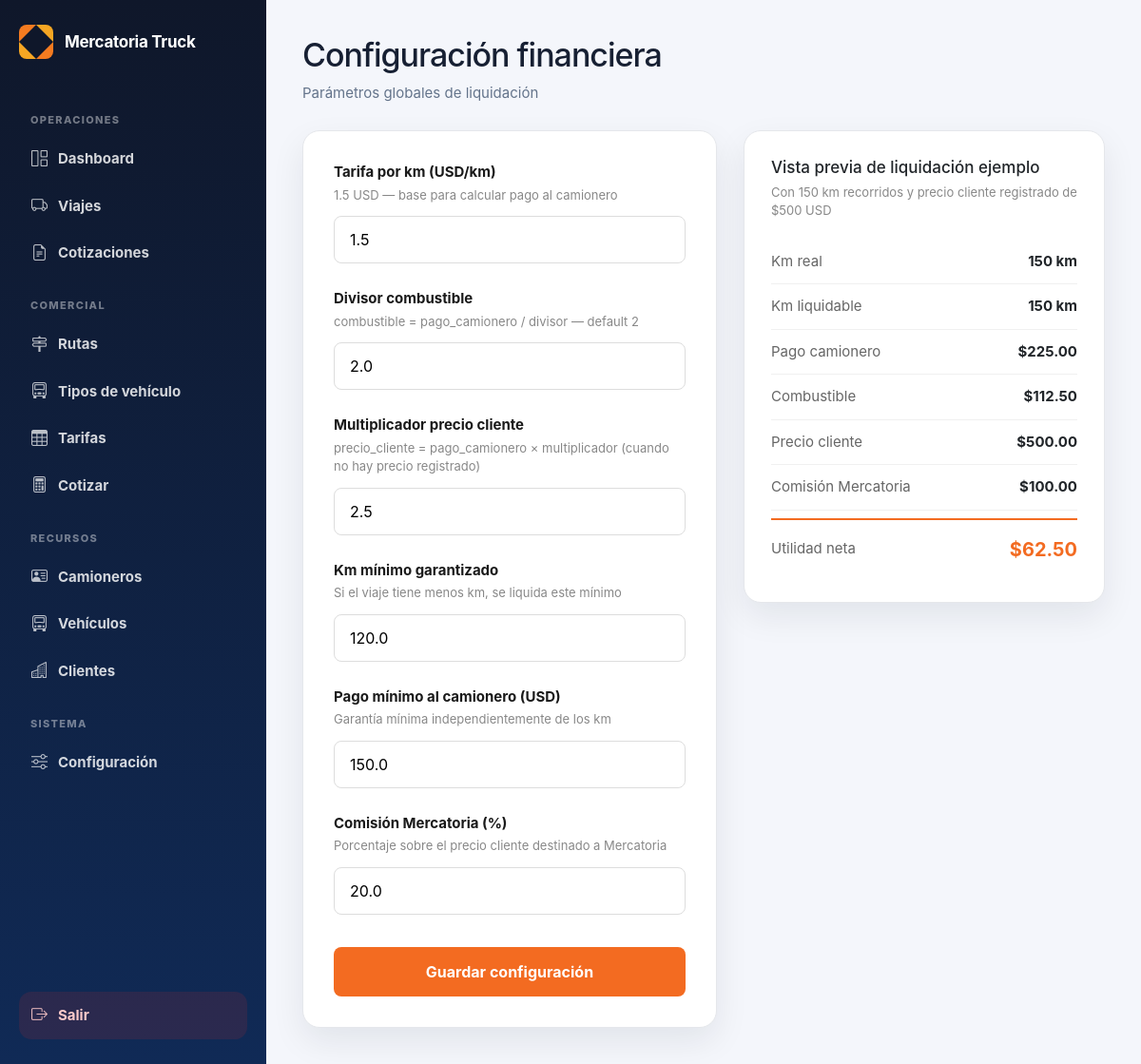
Page /admin/configuracion (signed in) on the committed database.
### tables this page shows
CREATE TABLE configuracion (
        clave TEXT PRIMARY KEY,
        valor REAL NOT NULL,
        descripcion TEXT
    );

### routes/finanzas.py (the view, shortened to what this page needs)
@finanzas_bp.route("/configuracion", methods=["GET", "POST"])
def configuracion():
    if not solo_admin():
        return redirect("/login")
    mensaje = None
    config = get_configuracion()
    return render_template("admin/configuracion.html", config=config, mensaje=mensaje)

### database.py (called while the page is built)
def conectar():
    con = sqlite3.connect(DATABASE_NAME)
    con.row_factory = sqlite3.Row
    return con

### routes/finanzas.py (called while the page is built)
def solo_admin():
    return "usuario" in session and session.get("rol") == "admin"

### services/finanzas_service.py (called while the page is built)
def get_configuracion():
    con = conectar()
    cur = con.cursor()
    cur.execute("SELECT clave, valor FROM configuracion")
    rows = cur.fetchall()
    con.close()
    return {row["clave"]: row["valor"] for row in rows}

### templates/admin/configuracion.html (shortened to what this page needs)
{% extends "admin/base_admin.html" %}
{% block contenido %}
<div class="page-header">
    <div>
        <h1>Configuración financiera</h1>
        <p class="subtitulo">Parámetros globales de liquidación</p>
    </div>
</div>
<div class="config-layout">
    <form method="POST" action="/admin/configuracion" class="card config-form">
        <div class="config-grupo">
            <label class="config-label">
                Tarifa por km (USD/km)
                <span class="config-hint">{{ config.get('tarifa_km', 1.5) }} USD — base para calcular pago al camionero</span>
            </label>
            <input
                type="number"
                name="tarifa_km"
                step="0.01"
                min="0"
                value="{{ config.get('tarifa_km', 1.5) }}"
                class="config-input"
                required
            >
        </div>
        <div class="config-grupo">
            <label class="config-label">
                Divisor combustible
                <span class="config-hint">combustible = pago_camionero / divisor — default 2</span>
            </label>
            <input
                type="number"
                name="margen_combustible_divisor"
                step="0.01"
                min="0.1"
                value="{{ config.get('margen_combustible_divisor', 2.0) }}"
                class="config-input"
                required
            >
        </div>
        <div class="config-grupo">
            <label class="config-label">
                Multiplicador precio cliente
                <span class="config-hint">precio_cliente = pago_camionero × multiplicador (cuando no hay precio registrado)</span>
            </label>
            <input
                type="number"
                name="multiplicador_pago_camionero"
                step="0.01"
                min="1"
                value="{{ config.get('multiplicador_pago_camionero', 2.5) }}"
                class="config-input"
                required
            >
        </div>
        <div class="config-grupo">
            <label class="config-label">
                Km mínimo garantizado
                <span class="config-hint">Si el viaje tiene menos km, se liquida este mínimo</span>
            </label>
            <input
                type="number"
                name="minimo_km_garantizado"
                step="1"
                min="0"
                value="{{ config.get('minimo_km_garantizado', 120) }}"
                class="config-input"
                required
            >
        </div>
        <div class="config-grupo">
            <label class="config-label">
                Pago mínimo al camionero (USD)
                <span class="config-hint">Garantía mínima independientemente de los km</span>
            </label>
            <input
                type="number"
                name="minimo_pago_usd"
                step="0.01"
                min="0"
                value="{{ config.get('minimo_pago_usd', 150.0) }}"
                class="config-input"
                required
            >
        </div>
        <div class="config-grupo">
            <label class="config-label">
                Comisión Mercatoria (%)
                <span class="config-hint">Porcentaje sobre el precio cliente destinado a Mercatoria</span>
            </label>
            <input
                type="number"
                name="comision_mercatoria_porcentaje"
                step="0.1"
                min="0"
                max="100"
                value="{{ config.get('comision_mercatoria_porcentaje', 20.0) }}"
                class="config-input"
                required
            >
        </div>
        <div class="config-acciones">
            <button type="submit" class="btn-guardar">
                Guardar configuración
            </button>
        </div>
    </form>
    <div class="card config-preview">
        <h3>Vista previa de liquidación ejemplo</h3>
        <p class="preview-nota">Con 150 km recorridos y precio cliente registrado de $500 USD</p>
        <div class="preview-fila">
            <span>Km real</span>
            <strong>150 km</strong>
        </div>
        <div class="preview-fila">
            <span>Km liquidable</span>
            <strong id="prev-km-liq">—</strong>
        </div>
        <div class="preview-fila">
            <span>Pago camionero</span>
            <strong id="prev-pago">—</strong>
        </div>
        <div class="preview-fila">
            <span>Combustible</span>
            <strong id="prev-comb">—</strong>
        </div>
        <div class="preview-fila">
            <span>Precio cliente</span>
            <strong id="prev-precio">$500.00</strong>
        </div>
        <div class="preview-fila">
            <span>Comisión Mercatoria</span>
            <strong id="prev-comision">—</strong>
        </div>
        <div class="preview-fila utilidad">
            <span>Utilidad neta</span>
            <strong id="prev-utilidad">—</strong>
        </div>
    </div>
</div>
{% endblock %}

### static/css/admin.css (style rules this page uses)
:root { --bg: #f4f6fb; --panel: #ffffff; --panel-soft: #f8fafc; --text: #172033; --muted: #64748b; --primary: #155eef; --primary-dark: #0f3ea8; --border: #e5e7eb; --danger: #dc2626; --success: #16a34a; --warning: #f59e0b; --info: #0891b2; --sidebar: #0f172a; --sidebar-soft: #102a56; --shadow: 0 14px 35px rgba(15, 23, 42, 0.08); --radius: 18px; }
* { box-sizing: border-box; }
body { margin: 0; font-family: Inter, "Segoe UI", Arial, sans-serif; background: var(--bg); color: var(--text); }
.page-header { display: flex; justify-content: space-between; align-items: flex-start; gap: 22px; margin-bottom: 30px; }
.page-header h1 { margin: 0; font-size: 34px; letter-spacing: -1px; }
.page-header p { margin: 8px 0 0; color: var(--muted); font-size: 15px; }
.card { background: var(--panel); border: 1px solid var(--border); border-radius: var(--radius); box-shadow: var(--shadow); }

### templates/admin/configuracion.html (style rules this page uses)
.page-header { margin-bottom: 28px; }
.page-header h1 { margin: 0; }
.subtitulo { margin: 6px 0 0; color: #777; }
.config-layout { display: grid; grid-template-columns: 1fr 380px; gap: 28px; align-items: start; }
.config-form { padding: 32px; }
.config-grupo { margin-bottom: 26px; }
.config-label { display: block; font-weight: 700; font-size: 15px; margin-bottom: 6px; color: #1a1a1a; }
.config-hint { display: block; font-weight: 400; font-size: 13px; color: #888; margin-top: 3px; }
.config-input { width: 100%; padding: 12px 16px; border: 1px solid #ddd; border-radius: 8px; font-size: 16px; margin-top: 6px; box-sizing: border-box; transition: border-color .2s; }
.config-acciones { margin-top: 8px; }
.btn-guardar { background: #F36B21; color: white; border: none; padding: 14px 32px; border-radius: 8px; font-size: 16px; font-weight: 700; cursor: pointer; width: 100%; }
.config-preview { padding: 28px; position: sticky; top: 24px; }
.config-preview h3 { margin: 0 0 6px; font-size: 17px; }
.preview-nota { font-size: 13px; color: #888; margin: 0 0 20px; }
.preview-fila { display: flex; justify-content: space-between; align-items: center; padding: 12px 0; border-bottom: 1px solid #f0f0f0; font-size: 15px; }
.preview-fila span { color: #666; }
.preview-fila.utilidad { border-bottom: none; margin-top: 8px; padding-top: 16px; border-top: 2px solid #F36B21; }
.preview-fila.utilidad strong { font-size: 20px; color: #F36B21; }

### rows in the picture
configuracion: get "1.5", tarifa_km "1.5"
configuracion: margen_combustible_divisor "2.0"
configuracion: multiplicador_pago_camionero "2.5"
configuracion: minimo_km_garantizado "120.0"
configuracion: minimo_pago_usd "150.0"
configuracion: comision_mercatoria_porcentaje "20.0"
